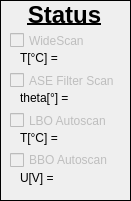
   <widget class="QFrame" name="frame_6">
    <property name="geometry">
     <rect>
      <x>740</x>
      <y>20</y>
      <width>131</width>
      <height>201</height>
     </rect>
    </property>
    <property name="frameShape">
     <enum>QFrame::Box</enum>
    </property>
    <property name="frameShadow">
     <enum>QFrame::Plain</enum>
    </property>
    <widget class="QLabel" name="label_21">
     <property name="geometry">
      <rect>
       <x>0</x>
       <y>0</y>
       <width>129</width>
       <height>29</height>
      </rect>
     </property>
     <property name="font">
      <font>
       <pointsize>18</pointsize>
       <bold>true</bold>
       <underline>true</underline>
      </font>
     </property>
     <property name="text">
      <string>Status</string>
     </property>
     <property name="alignment">
      <set>Qt::AlignCenter</set>
     </property>
    </widget>
    <widget class="QCheckBox" name="status_checkBox_wideScan">
     <property name="enabled">
      <bool>false</bool>
     </property>
     <property name="geometry">
      <rect>
       <x>10</x>
       <y>30</y>
       <width>111</width>
       <height>21</height>
      </rect>
     </property>
     <property name="text">
      <string>WideScan</string>
     </property>
     <property name="checkable">
      <bool>true</bool>
     </property>
    </widget>
    <widget class="QLabel" name="status_label_wideScan">
     <property name="geometry">
      <rect>
       <x>20</x>
       <y>50</y>
       <width>101</width>
       <height>16</height>
      </rect>
     </property>
     <property name="text">
      <string>T[°C] =</string>
     </property>
    </widget>
    <widget class="QCheckBox" name="status_checkBox_ase">
     <property name="enabled">
      <bool>false</bool>
     </property>
     <property name="geometry">
      <rect>
       <x>10</x>
       <y>70</y>
       <width>111</width>
       <height>21</height>
      </rect>
     </property>
     <property name="font">
      <font>
       <bold>false</bold>
      </font>
     </property>
     <property name="text">
      <string>ASE Filter Scan</string>
     </property>
     <property name="checkable">
      <bool>true</bool>
     </property>
    </widget>
    <widget class="QLabel" name="status_label_ase">
     <property name="geometry">
      <rect>
       <x>20</x>
       <y>90</y>
       <width>101</width>
       <height>16</height>
      </rect>
     </property>
     <property name="text">
      <string>theta[°] =</string>
     </property>
    </widget>
    <widget class="QCheckBox" name="status_checkBox_lbo">
     <property name="enabled">
      <bool>false</bool>
     </property>
     <property name="geometry">
      <rect>
       <x>10</x>
       <y>110</y>
       <width>111</width>
       <height>21</height>
      </rect>
     </property>
     <property name="text">
      <string>LBO Autoscan</string>
     </property>
     <property name="checkable">
      <bool>true</bool>
     </property>
    </widget>
    <widget class="QLabel" name="status_label_lbo">
     <property name="geometry">
      <rect>
       <x>20</x>
       <y>130</y>
       <width>101</width>
       <height>16</height>
      </rect>
     </property>
     <property name="text">
      <string>T[°C] =</string>
     </property>
    </widget>
    <widget class="QCheckBox" name="status_checkBox_bbo">
     <property name="enabled">
      <bool>false</bool>
     </property>
     <property name="geometry">
      <rect>
       <x>10</x>
       <y>150</y>
       <width>111</width>
       <height>20</height>
      </rect>
     </property>
     <property name="font">
      <font>
       <bold>false</bold>
       <underline>false</underline>
       <strikeout>false</strikeout>
       <kerning>true</kerning>
      </font>
     </property>
     <property name="autoFillBackground">
      <bool>false</bool>
     </property>
     <property name="styleSheet">
      <string notr="true"/>
     </property>
     <property name="text">
      <string>BBO Autoscan</string>
     </property>
     <property name="checkable">
      <bool>true</bool>
     </property>
    </widget>
    <widget class="QLabel" name="status_label_bbo">
     <property name="geometry">
      <rect>
       <x>20</x>
       <y>170</y>
       <width>101</width>
       <height>16</height>
      </rect>
     </property>
     <property name="text">
      <string>U[V] =</string>
     </property>
    </widget>
   </widget>
